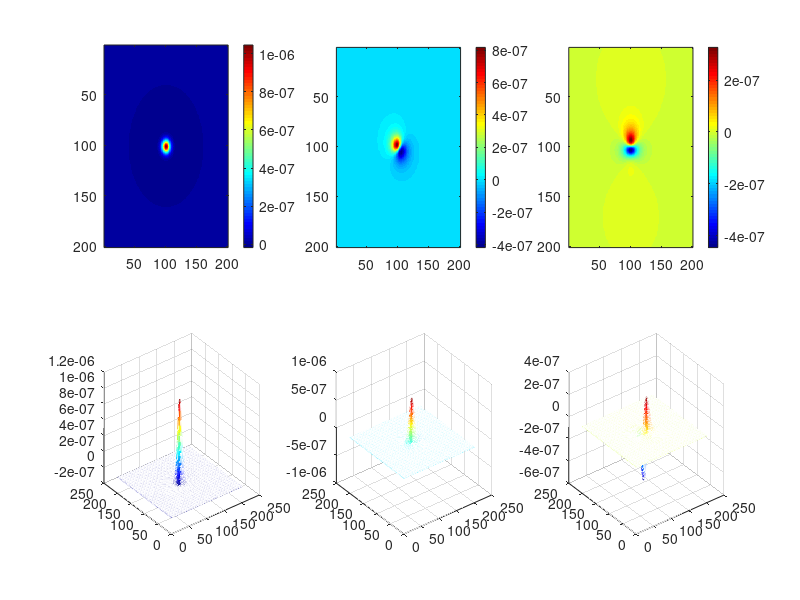

Here is the MATLAB script that generated this plot:
clear all;close all;clc;
u0=4*pi*10^-7;
h=1;    %%深度
r=0.5;        %%%半径
V=(4/3)*pi*r^3;
M=10;       %%%磁化强度
I0=0.5*pi/4;   %%倾斜磁化
I1=pi/2;    %%%垂直磁化
A=pi/2;     %%磁偏角
m=M*V;
X=-10:0.1:10;
Y=-10:0.1:10;
[x,y]=meshgrid(X,Y);
HX=u0*m*((2*x.^2-y.^2-h^2).*cos(I0)*sin(A)+3*x.*y.*cos(I0)*sin(A)-3*x.*h*sin(I0))./(4*pi*(x.^2+y.^2+h^2).^(5/2));
ZZ1=u0*m*((2*h^2-x.^2-y.^2).*sin(I1)-3*x.*h*cos(I1)*sin(A)-3*y.*h*cos(I1)*sin(A))./(4*pi*(x.^2+y.^2+h^2).^(5/2));
ZZ=u0*m*((2*h^2-x.^2-y.^2).*sin(I0)-3*x.*h*cos(I0)*sin(A)-3*y.*h*cos(I0)*sin(A))./(4*pi*(x.^2+y.^2+h^2).^(5/2));
% WW=((2*h^2-x.^2-y.^2).*sin(I0)^2+(2*x.^2-y.^2-h^2).*cos(I0)^2*cos(A)^2+(2*y.^2-x.^2-h^2).*cos(I0)^2*sin(A)^2-3*x.*h*sin(2*I0)*cos(A)+3*x.*y.*cos(I0)^2*sin(2*A)-3*y.h*sin(2*I0)*sin(A));
TT=u0*m*((2*h^2-x.^2-y.^2).*sin(I0)^2+(2*x.^2-y.^2-h^2).*cos(I0)^2*cos(A)^2+(2*y.^2-x.^2-h^2).*cos(I0)^2*sin(A)^2-3*x.*h*sin(2*I0)*cos(A)+3*x.*y.*cos(I0)^2*sin(2*A)-3*y.*h*sin(2*I0)*sin(A))./(4*pi*(x.^2+y.^2+h^2).^(5/2));
subplot(2,3,1)
imagesc(ZZ1);
colormap jet;colorbar;
subplot(2,3,4)
mesh(ZZ1);
subplot(2,3,2)
imagesc(ZZ);
colormap jet;colorbar;
subplot(2,3,5)
mesh(ZZ);
subplot(2,3,3)
imagesc(TT);
colormap jet;colorbar;
subplot(2,3,6)
mesh(TT);